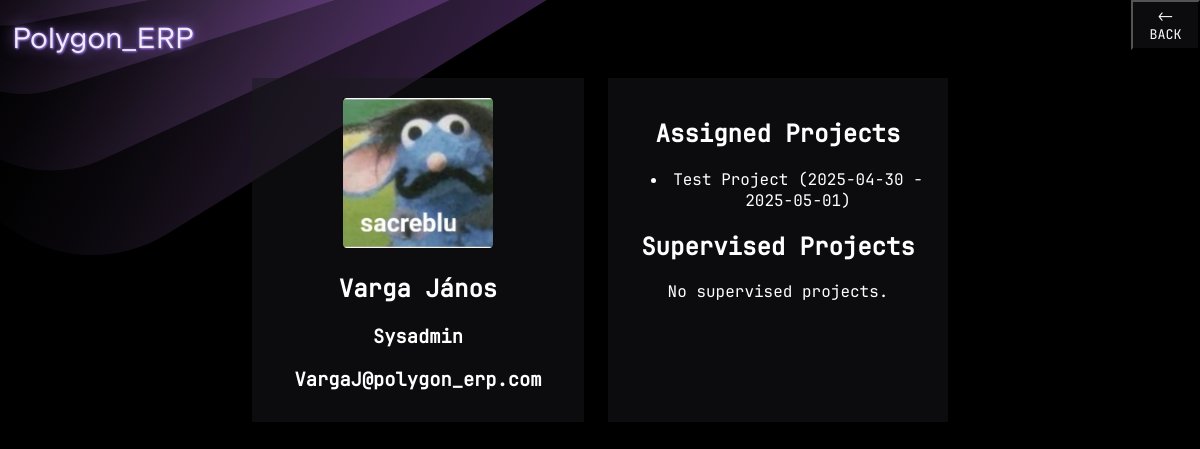
Page /dashboard/profile/1 on the earlier database version.
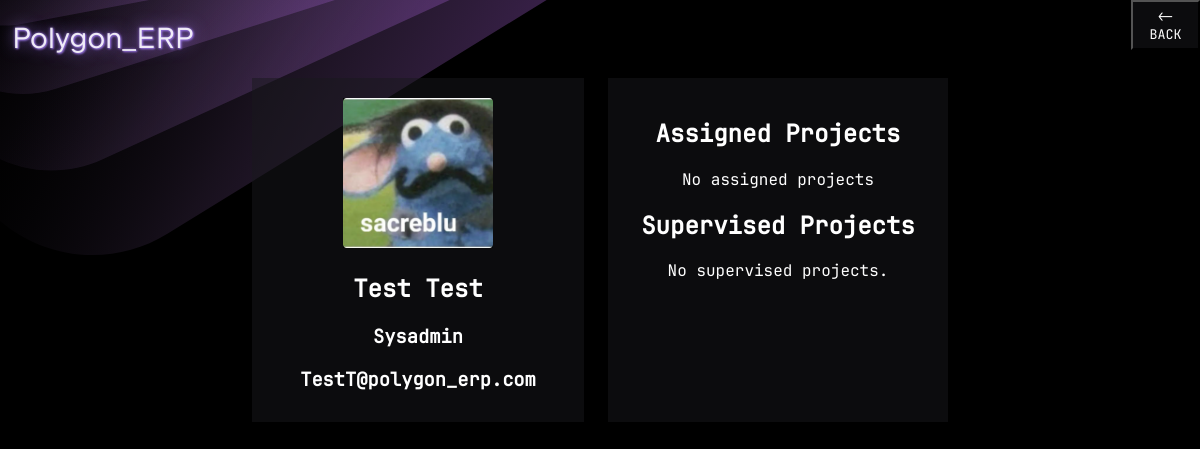
Same page on the later database version.
### polygonerp/models/user.py (models this page shows, shortened)
class User(db.Model):
    id = db.Column(db.Integer, primary_key=True)
    username = db.Column(db.String(80), unique=True, nullable=False)
    password_hash = db.Column(db.String(255), unique = True, nullable=False)
    name = db.Column(db.String(200), nullable=False)
    maiden_name = db.Column(db.String(200), nullable=False)
    mothers_name = db.Column(db.String(200), nullable=False)
    pob = db.Column(db.String(200), nullable=False)
    dob = db.Column(db.String(200), nullable=False)
    address = db.Column(db.String(200), nullable=False)
    tax_num = db.Column(db.String(10), unique=True ,nullable=False)
    taj_number = db.Column(db.String(10), unique=True, nullable=False)
    job_title = db.Column(db.String(200), nullable=False)
    base_pay = db.Column(db.Integer, nullable=False)
    email_address = db.Column(db.String(200), nullable=False)
    is_admin = db.Column(db.Boolean, nullable=False)
    first_login = db.Column(db.Boolean, default=True)

### polygonerp/models/project.py (models this page shows, shortened)
class Project(db.Model):
    id = db.Column(db.Integer, primary_key=True)
    name = db.Column(db.String(80), nullable=False)
    start_date = db.Column(db.Date, nullable=False)
    finish_date = db.Column(db.Date, nullable=False)
    supervisor_id = db.Column(db.Integer, db.ForeignKey('user.id'), nullable=False)
    supervisor = db.relationship('User', foreign_keys=[supervisor_id])
    assigned_workers = db.relationship(
        'User',
        secondary=project_assignments,
        backref='projects'
    )

### polygonerp/controllers/dashboard_controller.py (the view)
    def profile_view(self, user_id):
        user = User.query.filter_by(id=user_id).first()
        assigned_projects = user.projects
        supervised_projects = Project.query.filter_by(supervisor_id=user.id).all()
        return render_template(
            'dashboard/profile.html',
            user=user,
            assigned_projects=assigned_projects,
            supervised_projects=supervised_projects
        )

### polygonerp/controllers/auth_controller.py (called while the page is built)
        def load_logged_in_user(self):
            user_id = session.get('user_id')
            g.user = User.query.filter_by(id=user_id).first() if user_id else None

### polygonerp/templates/dashboard/profile.html
{% extends 'base.html' %}
{% block content %}
  <div class="profile">
      <div class="profile-card">
        <img src="{{ url_for('static', filename='default_pic.png') }}" class="profile-picture">
        <h2>{{user.name}}</h2>
        <h3>{{user.job_title}}</h3>
        <h3>{{user.email_address}}</h3>
      </div>
    <div class="profile-proj">
        <h2>Assigned Projects</h2>
        {% if user.projects %}
            <ul>
                {% for project in user.projects %}
                    <li>{{ project.name }} ({{ project.start_date }} - {{ project.finish_date }})</li>
                {% endfor %}
            </ul>
        {% else %}
            <p>No assigned projects</p>
        {% endif %}
        <h2>Supervised Projects</h2>
        {% if supervised_projects %}
            <ul>
                {% for proj in supervised_projects %}
                    <li>{{ proj.name }} ({{ proj.start_date }} → {{ proj.finish_date }})</li>
                {% endfor %}
            </ul>
        {% else %}
            <p>No supervised projects.</p>
        {% endif %}
    </div>
</div>
{% endblock %}

### polygonerp/templates/base.html (shortened to what this page needs)
<!doctype html>
<html lang="en">
<head>
    <link rel="stylesheet" href="{{ url_for('static', filename='style.css') }}">
</head>
  <div class="dashboard_container" id="dashboard_container">
        <div class="top_row" id="top_row">
            <div class="logo">
                <h1 onclick="location.href='{{ url_for('dashboard.dashboard') }}'">Polygon_ERP</h1>
            </div>
            <button class="back_btn" onclick="history.back()"><- BACK</button>
        </div>
    </div>
{% block content %}
{% endblock %}

### polygonerp/static/style.css (style rules this page uses)
:root { font-family: "JetBrains Sans", Inter, system-ui, Avenir, Helvetica, Arial, sans-serif; font-weight: 300; color: rgba(255, 255, 255, 0.87); background-color: #000000; text-align: center; }
h1 { font-size: 29px; line-height: 39px; font-weight: 300; }
img { max-width: 100%; height: auto; }
.dashboard_container { display: flex; flex-direction: column; justify-content: center; align-items: center; }
.top_row { display: flex; gap: 30vw; width: 100%; justify-content: flex-start; margin-right: 2vh; margin-left: 2vh; text-shadow: 1px 1px 2px mediumpurple, 0 0 1em mediumpurple, 0 0 0.2em mediumpurple; #border-style: solid; #border-color: red; }
.logo { margin-left: 1%; width: 100%; text-align: left; }
.profile { display: flex; gap: 2%; flex-wrap: wrap; justify-content: center; }
.profile-card { font-family: "JetBrains Mono", Inter, system-ui, sans-serif; background-color: rgba(25, 25, 28, 0.5); color: rgba(255, 255, 255, 1); width: 18.75rem; height: 19rem; padding: 1.25rem 1rem; text-align: center; flex: none; }
.profile-proj { font-family: "JetBrains Mono", Inter, system-ui, sans-serif; background-color: rgba(25, 25, 28, 0.5); cursor: pointer; color: rgba(255, 255, 255, 1); width: 300px; padding: 20px; text-align: center; }
.profile-picture { width: 50%; height: auto; object-fit: cover; }
.back_btn { font-family: "JetBrains Mono", Inter, system-ui, sans-serif; background-color: rgba(25, 25, 28, 0.5); cursor: pointer; color: rgba(255, 255, 255, 1); height: 50px; width: 100px; }

Differences in the rows shown:
removed Project: name "Test Project", start_date "2025-04-30", finish_date "2025-05-01"
changed User "Sysadmin": name "Varga János" → "Test Test"; email_address "VargaJ@polygon_erp.com" → "TestT@polygon_erp.com"
Other differences:
text now shown: "No assigned projects"
